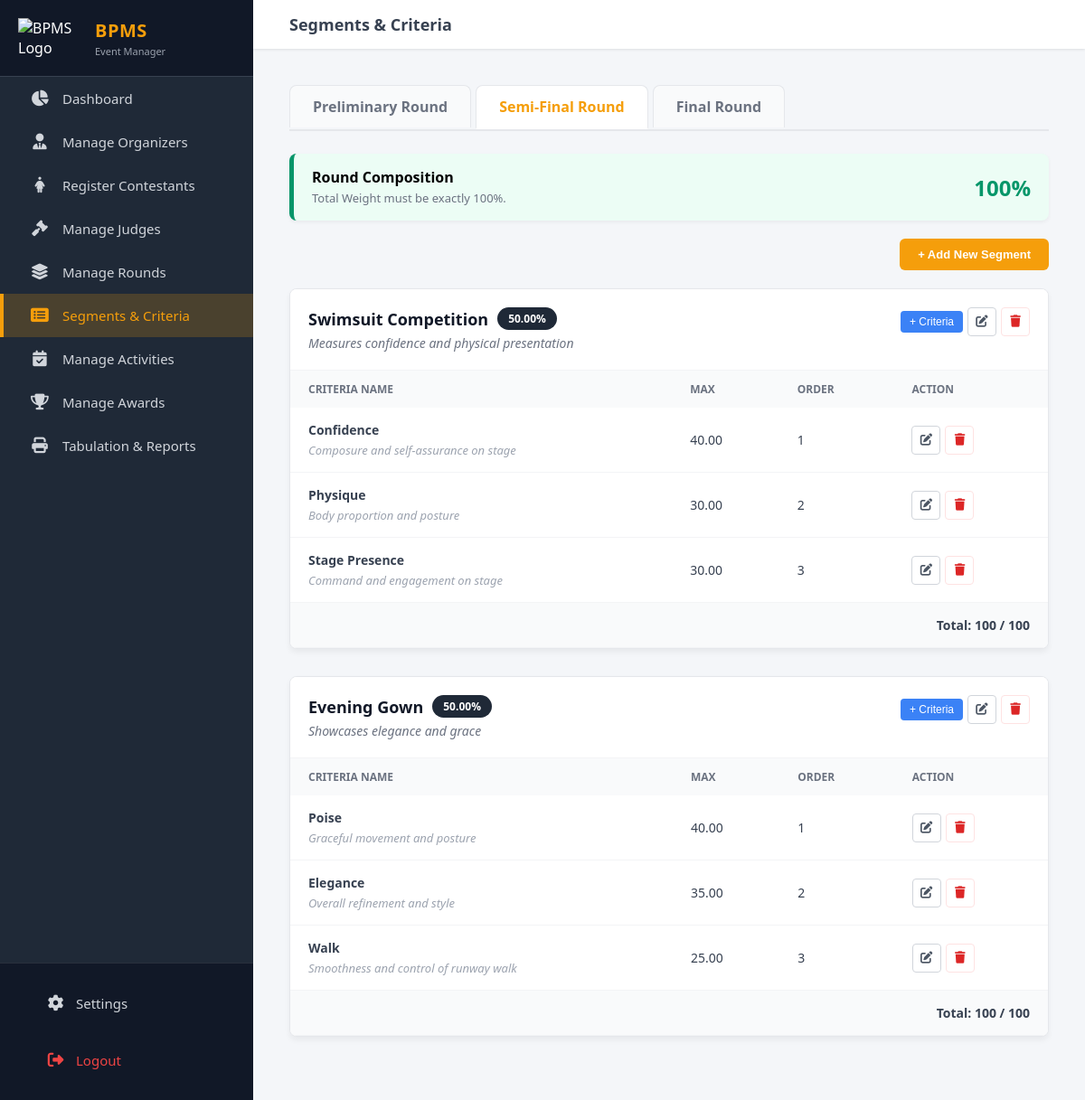
The app's page /criteria.php?round_id=2 (signed in) with its own data.
### tables this page shows
CREATE TABLE `rounds` (
  `id` int(11) NOT NULL,
  `event_id` int(11) NOT NULL,
  `title` varchar(100) NOT NULL,
  `ordering` int(11) NOT NULL,
  `type` enum('Elimination','Final') NOT NULL DEFAULT 'Elimination',
  `qualify_count` int(11) NOT NULL DEFAULT 1,
  `status` enum('Pending','Active','Completed') DEFAULT 'Pending',
  `is_deleted` tinyint(1) DEFAULT 0,
  `created_at` timestamp NOT NULL DEFAULT current_timestamp()
);

CREATE TABLE `segments` (
  `id` int(11) NOT NULL,
  `round_id` int(11) NOT NULL,
  `title` varchar(150) NOT NULL,
  `description` text DEFAULT NULL,
  `weight_percent` decimal(5,2) NOT NULL DEFAULT 0.00,
  `ordering` int(11) NOT NULL,
  `is_deleted` tinyint(1) DEFAULT 0,
  `created_at` timestamp NOT NULL DEFAULT current_timestamp()
);

CREATE TABLE `criteria` (
  `id` int(11) NOT NULL,
  `segment_id` int(11) NOT NULL,
  `title` varchar(150) NOT NULL,
  `description` text DEFAULT NULL,
  `max_score` decimal(5,2) NOT NULL DEFAULT 100.00,
  `ordering` int(11) NOT NULL DEFAULT 1,
  `is_deleted` tinyint(1) DEFAULT 0,
  `created_at` timestamp NOT NULL DEFAULT current_timestamp()
);

### public/criteria.php (the view, shortened to what this page needs)
<?php
require_once __DIR__ . '/../app/config/database.php';
$manager_id = $_SESSION['user_id'];
$evt_sql = "SELECT id, title FROM events WHERE manager_id = ? AND status = 'Active' LIMIT 1";
$evt_stmt = $conn->prepare($evt_sql);
$evt_stmt->bind_param("i", $manager_id);
$evt_stmt->execute();
$active_event = $evt_stmt->get_result()->fetch_assoc();
$rounds = [];
$active_round_id = isset($_GET['round_id']) ? (int)$_GET['round_id'] : 0;
$active_segments = [];
$total_round_percentage = 0;
$next_seg_order = 1;
if ($active_event) {
    $event_id = $active_event['id'];
    $r_query = $conn->query("SELECT * FROM rounds WHERE event_id = $event_id AND is_deleted = 0 ORDER BY ordering ASC");
    if ($r_query) $rounds = $r_query->fetch_all(MYSQLI_ASSOC);
    if ($active_round_id > 0) {
        $s_query = $conn->query("SELECT * FROM segments WHERE round_id = $active_round_id AND is_deleted = 0 ORDER BY ordering ASC");
        if ($s_query) {
            $active_segments = $s_query->fetch_all(MYSQLI_ASSOC);
            if (!empty($active_segments)) {
                $last_seg = end($active_segments);
                $next_seg_order = $last_seg['ordering'] + 1;
            }
            foreach ($active_segments as &$seg) {
                $sid = $seg['id'];
                $c_query = $conn->query("SELECT * FROM criteria WHERE segment_id = $sid AND is_deleted = 0 ORDER BY ordering ASC");
                $seg['criteria'] = $c_query ? $c_query->fetch_all(MYSQLI_ASSOC) : [];
                $total_round_percentage += $seg['weight_percent'];
            }
        }
    }
}
?>
<!DOCTYPE html>
<html lang="en">
<head>
    <link rel="stylesheet" href="./assets/css/style.css?v=7">
    <link rel="stylesheet" href="https://cdnjs.cloudflare.com/ajax/libs/font-awesome/6.4.0/css/all.min.css">
</head>
<body>
    <div class="main-wrapper">
        <?php require_once __DIR__ . '/../app/views/partials/sidebar.php'; ?>
        <div class="content-area">
            <div class="navbar">
                <div style="display:flex; align-items:center; gap: 15px;">
                    <div class="navbar-title">Segments & Criteria</div>
                </div>
            </div>
            <div class="container">
                <?php if (!$active_event): ?>
                    <div style="text-align:center; padding: 40px; color: #6b7280;"><h2>No Active Event</h2></div>
                <?php else: ?>
                    <?php if (empty($rounds)): ?>
                        <div style="text-align:center; padding:30px; background:white; border-radius:8px;">
                            <p>No rounds found. Please <a href="rounds.php" style="color:#2563eb; font-weight:bold;">Create a Round</a> first.</p>
                        </div>
                    <?php else: ?>
                        <div class="tabs-wrapper">
                            <?php foreach ($rounds as $r): ?>
                                <a href="?round_id=<?= $r['id'] ?>" class="tab-item <?= ($r['id'] == $active_round_id) ? 'active' : '' ?>">
                                    <?= htmlspecialchars($r['title']) ?>
                                </a>
                            <?php endforeach; ?>
                        </div>
                        <?php $is_valid = ($total_round_percentage == 100); ?>
                        <div class="status-bar <?= $is_valid ? 'valid' : 'invalid' ?>">
                            <div>
                                <strong style="display:block; font-size:16px;">Round Composition</strong>
                                <span style="font-size:13px; color:#6b7280;">Total Weight must be exactly 100%.</span>
                            </div>
                            <div style="text-align:right;">
                                <span style="font-size:24px; font-weight:bold; color: <?= $is_valid ? '#059669' : '#dc2626' ?>">
                                    <?= $total_round_percentage ?>%
                                </span>
                            </div>
                        </div>
                        <div style="text-align:right; margin-bottom:20px;">
                            <button class="btn-add" onclick="openAddSegmentModal(<?= $next_seg_order ?>)">+ Add New Segment</button>
                        </div>
                        <?php if (empty($active_segments)): ?>
                            <div style="text-align:center; padding:40px; color:#9ca3af; border:2px dashed #e5e7eb; border-radius:8px;">
                                <p>No segments in this round yet.</p>
                            </div>
                        <?php else: ?>
                            <?php foreach ($active_segments as $seg_row): ?>
                                <div class="segment-card">
                                    <div class="segment-header">
                                        <div class="segment-title">
                                            <h3>
                                                <?= htmlspecialchars($seg_row['title']) ?>
                                                <span class="weight-badge"><?= $seg_row['weight_percent'] ?>%</span>
                                            </h3>
                                            <?php if (!empty($seg_row['description'])): ?>
                                                <span class="segment-desc"><?= htmlspecialchars($seg_row['description']) ?></span>
                                            <?php endif; ?>
                                        </div>
                                        <div class="actions">
                                            <?php
                                                $next_crit_order = 1;
                                                if (!empty($seg_row['criteria'])) {
                                                    $last_c = end($seg_row['criteria']);
                                                    $next_crit_order = $last_c['ordering'] + 1;
                                                }
                                            ?>
                                            <button class="btn-sm-primary" onclick="openAddCriteriaModal(<?= $seg_row['id'] ?>, <?= $next_crit_order ?>)">+ Criteria</button>
                                            <button class="btn-icon" onclick='openEditSegmentModal(<?= json_encode($seg_row) ?>)' title="Edit Segment">
                                                <i class="fas fa-edit"></i>
                                            </button>
                                            <form action="../api/criteria.php" method="POST" onsubmit="return confirm('Delete Segment?');" style="display:inline;">
                                                <button type="submit" class="btn-icon" style="color:#dc2626; border-color:#fee2e2;" title="Delete Segment">
                                                    <i class="fas fa-trash"></i>
                                                </button>
                                            </form>
                                        </div>
                                    </div>
                                    <table class="criteria-table">
                                        <thead><tr><th>Criteria Name</th><th>Max</th><th>Order</th><th>Action</th></tr></thead>
                                        <tbody>
                                            <?php if (empty($seg_row['criteria'])): ?>
                                                <tr><td colspan="4" style="text-align:center; padding:15px; color:#9ca3af;">No criteria.</td></tr>
                                            <?php else: ?>
                                                <?php foreach ($seg_row['criteria'] as $crit): ?>
                                                    <tr>
                                                        <td>
                                                            <strong><?= htmlspecialchars($crit['title']) ?></strong>
                                                            <?php if (!empty($crit['description'])): ?>
                                                                <span class="crit-desc"><?= htmlspecialchars($crit['description']) ?></span>
                                                            <?php endif; ?>
                                                        </td>
                                                        <td><?= $crit['max_score'] ?></td>
                                                        <td><?= $crit['ordering'] ?></td>
                                                        <td>
                                                            <div class="actions">
                                                                <button class="btn-icon" onclick='openEditCriteriaModal(<?= json_encode($crit, JSON_HEX_APOS | JSON_HEX_QUOT) ?>)' title="Edit Criteria">
                                                                    <i class="fas fa-edit"></i>
                                                                </button>
                                                                <form action="../api/criteria.php" method="POST" onsubmit="return confirm('Remove criteria?');" style="display:inline;">
                                                                    <button type="submit" class="btn-icon" style="color:#dc2626; border-color:#fee2e2;" title="Delete">
                                                                        <i class="fas fa-trash"></i>
                                                                    </button>
                                                                </form>
                                                            </div>
                                                        </td>
                                                    </tr>
                                                <?php endforeach; ?>
                                                <tr style="background:#f9fafb; font-weight:bold; font-size:12px;">
                                                    <td colspan="4" style="text-align:right;">Total: <?= $seg_row['total_points'] ?> / 100</td>
                                                </tr>
                                            <?php endif; ?>
                                        </tbody>
                                    </table>
                                </div>
                            <?php endforeach; ?>
                        <?php endif; ?>
                    <?php endif; ?>
                <?php endif; ?>
            </div>
        </div>
    </div>
</body>
</html>

### public/assets/css/style.css (style rules this page uses)
* { margin: 0; padding: 0; box-sizing: border-box; }
body { font-family: 'Segoe UI', Tahoma, Geneva, Verdana, sans-serif; background-color: #f4f6f9; height: 100vh; overflow: hidden; }
.main-wrapper { display: flex; height: 100vh; width: 100%; }
.content-area { flex-grow: 1; display: flex; flex-direction: column; overflow-y: auto; width: 100%; position: relative; }
.navbar { background: #ffffff; padding: 15px 40px; display: flex; justify-content: space-between; align-items: center; box-shadow: 0 1px 3px rgba(0,0,0,0.1); flex-shrink: 0; position: sticky; top: 0; z-index: 900; }
.navbar-title { font-size: 18px; font-weight: 600; color: #374151; }
.container { padding: 40px; }
.btn-add { background-color: #F59E0B; color: white; padding: 10px 20px; border: none; border-radius: 6px; cursor: pointer; font-weight: bold; font-size: 13px; }
.actions { display: flex; gap: 10px; align-items: center; }
.btn-icon { background: white; border: 1px solid #d1d5db; width: 32px; height: 32px; border-radius: 4px; cursor: pointer; color: #4b5563; display: flex; justify-content: center; align-items: center; text-decoration: none; transition: 0.2s; }
.tabs-wrapper { display: flex; gap: 5px; border-bottom: 2px solid #e5e7eb; margin-bottom: 25px; overflow-x: auto; white-space: nowrap; padding-bottom: 2px; }
.tab-item { padding: 12px 25px; background: #f9fafb; border: 1px solid #e5e7eb; border-bottom: none; border-radius: 8px 8px 0 0; cursor: pointer; font-weight: 600; color: #6b7280; text-decoration: none; }
.tab-item.active { background: white; color: #F59E0B; border-color: #e5e7eb; border-bottom: 2px solid white; margin-bottom: -2px; }
.status-bar { background: white; padding: 15px 20px; border-radius: 8px; box-shadow: 0 2px 4px rgba(0,0,0,0.05); margin-bottom: 20px; display: flex; justify-content: space-between; align-items: center; border-left: 5px solid #d1d5db; }
.status-bar.valid { border-left-color: #059669; background: #ecfdf5; }
.segment-card { background: white; border-radius: 8px; box-shadow: 0 4px 6px rgba(0,0,0,0.05); margin-bottom: 30px; overflow: hidden; border: 1px solid #e5e7eb; }
.segment-header { background: #fff; padding: 20px; border-bottom: 1px solid #f3f4f6; display: flex; justify-content: space-between; align-items: flex-start; }
.segment-title h3 { margin: 0; font-size: 18px; color: #111827; display:flex; align-items:center; }
.weight-badge { background: #1f2937; color: white; padding: 4px 12px; border-radius: 20px; font-size: 12px; font-weight: bold; margin-left: 10px; }
.segment-desc { color: #6b7280; font-size: 14px; margin-top: 5px; font-style: italic; display: block; }
.criteria-table { width: 100%; border-collapse: collapse; }
.criteria-table th { background: #f9fafb; padding: 12px 20px; text-align: left; font-size: 12px; color: #6b7280; text-transform: uppercase; }
.criteria-table td { padding: 15px 20px; border-bottom: 1px solid #f3f4f6; color: #374151; font-size: 14px; vertical-align:middle; }
.crit-desc { display: block; font-size: 13px; color: #9ca3af; margin-top: 4px; font-style: italic; }
.actions { display: flex; gap: 5px; }
.btn-sm-primary { background: #3b82f6; color: white; border:none; padding:5px 10px; border-radius:4px; font-size:12px; cursor:pointer; }

### records on screen
rounds: title "Preliminary Round"
rounds: title "Semi-Final Round"
rounds: title "Final Round"
segments: title "Swimsuit Competition", weight_percent "50.00", description "Measures confidence and physical presentation", total_points "100"
criteria: title "Confidence", description "Composure and self-assurance on stage", max_score "40.00", ordering "1"
criteria: title "Physique", description "Body proportion and posture", max_score "30.00", ordering "2"
criteria: title "Stage Presence", description "Command and engagement on stage", max_score "30.00", ordering "3"
segments: title "Evening Gown", weight_percent "50.00", description "Showcases elegance and grace", total_points "100"
criteria: title "Poise", description "Graceful movement and posture", max_score "40.00", ordering "1"
criteria: title "Elegance", description "Overall refinement and style", max_score "35.00", ordering "2"
criteria: title "Walk", description "Smoothness and control of runway walk", max_score "25.00", ordering "3"

### other values on screen
$role "Event Manager"
$total_round_percentage "100"
